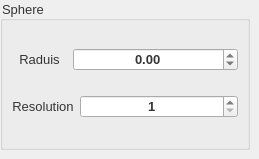
         <widget class="QWidget" name="sphere_page">
          <property name="minimumSize">
           <size>
            <width>250</width>
            <height>150</height>
           </size>
          </property>
          <property name="maximumSize">
           <size>
            <width>16777215</width>
            <height>16777215</height>
           </size>
          </property>
          <widget class="QGroupBox" name="groupBox_cube_properties_2">
           <property name="geometry">
            <rect>
             <x>0</x>
             <y>0</y>
             <width>250</width>
             <height>150</height>
            </rect>
           </property>
           <property name="minimumSize">
            <size>
             <width>240</width>
             <height>140</height>
            </size>
           </property>
           <property name="maximumSize">
            <size>
             <width>16777215</width>
             <height>16777215</height>
            </size>
           </property>
           <property name="font">
            <font>
             <pointsize>10</pointsize>
            </font>
           </property>
           <property name="styleSheet">
            <string notr="true">color: rgb(53, 53, 53);</string>
           </property>
           <property name="title">
            <string>Sphere</string>
           </property>
           <layout class="QVBoxLayout" name="verticalLayout_7">
            <item>
             <layout class="QHBoxLayout" name="horizontalLayout_15" stretch="1,3">
              <item>
               <widget class="QLabel" name="label_12">
                <property name="font">
                 <font>
                  <pointsize>10</pointsize>
                 </font>
                </property>
                <property name="styleSheet">
                 <string notr="true"/>
                </property>
                <property name="text">
                 <string>Raduis</string>
                </property>
                <property name="alignment">
                 <set>Qt::AlignCenter</set>
                </property>
               </widget>
              </item>
              <item>
               <widget class="QDoubleSpinBox" name="sphere_r_input">
                <property name="font">
                 <font>
                  <pointsize>10</pointsize>
                  <bold>true</bold>
                 </font>
                </property>
                <property name="styleSheet">
                 <string notr="true"/>
                </property>
                <property name="alignment">
                 <set>Qt::AlignCenter</set>
                </property>
                <property name="minimum">
                 <double>-1000.000000000000000</double>
                </property>
                <property name="maximum">
                 <double>1000.000000000000000</double>
                </property>
                <property name="singleStep">
                 <double>0.100000000000000</double>
                </property>
               </widget>
              </item>
             </layout>
            </item>
            <item>
             <layout class="QHBoxLayout" name="horizontalLayout_18" stretch="1,3">
              <item>
               <widget class="QLabel" name="label_15">
                <property name="font">
                 <font>
                  <pointsize>10</pointsize>
                 </font>
                </property>
                <property name="styleSheet">
                 <string notr="true"/>
                </property>
                <property name="text">
                 <string>Resolution</string>
                </property>
                <property name="alignment">
                 <set>Qt::AlignCenter</set>
                </property>
               </widget>
              </item>
              <item>
               <widget class="QSpinBox" name="sphere_res_input">
                <property name="font">
                 <font>
                  <pointsize>10</pointsize>
                  <bold>true</bold>
                 </font>
                </property>
                <property name="styleSheet">
                 <string notr="true"/>
                </property>
                <property name="alignment">
                 <set>Qt::AlignCenter</set>
                </property>
                <property name="minimum">
                 <number>1</number>
                </property>
                <property name="maximum">
                 <number>1000</number>
                </property>
               </widget>
              </item>
             </layout>
            </item>
           </layout>
          </widget>
         </widget>
